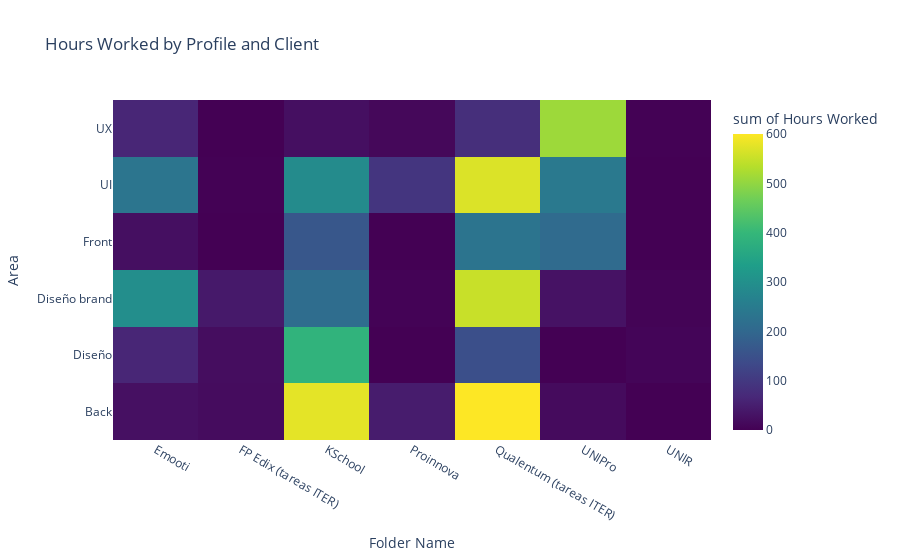

The cell this chart's notebook holds for it:
### Markdown cell above
# Mapa de calor

### Code cell
import pandas as pd
import plotly.express as px

# Carga los datos
data = pd.read_csv('./horas.csv')

# Convertir las columnas de tiempo a datetime y calcular las horas trabajadas
if 'Start' in data.columns and 'Stop' in data.columns:
    data['Start'] = pd.to_datetime(data['Start'], unit='ms', errors='coerce')
    data['Stop'] = pd.to_datetime(data['Stop'], unit='ms', errors='coerce')
    data['Hours Worked'] = (data['Stop'] - data['Start']).dt.total_seconds() / 3600
else:
    raise ValueError("Las columnas 'Start' y 'Stop' no se encuentran en el DataFrame.")

# Mapeo de usuarios a áreas
user_to_area = {
    'César García Díaz': 'Diseño brand',
    'Clara Terradillos': 'Diseño',
    'Soraya Martínez Rius': 'UX',
    'Alex Fernández': 'UI',
    'Antonio Blanco': 'Back',
    'esther': 'Front'
}

# Excluir a los usuarios no deseados y aplicar el mapeo
if 'Username' in data.columns:
    filtered_data = data[~data['Username'].isin(['Jesús Martín Mejías', 'Mery del Pozo'])]
    filtered_data['Area'] = filtered_data['Username'].map(user_to_area)
else:
    raise ValueError("La columna 'Username' no se encuentra en el DataFrame.")

# Quitar el texto "(Tareas ITER)" de los nombres de los clientes
if 'Folder Name' in filtered_data.columns:
    filtered_data['Folder Name'] = filtered_data['Folder Name'].str.replace(r"\(Tareas ITER\)", "", regex=True).str.strip()
else:
    raise ValueError("La columna 'Folder Name' no se encuentra en el DataFrame.")

# Agrupar los datos por área (perfil) y cliente
grouped_hours = filtered_data.groupby(['Area', 'Folder Name'])['Hours Worked'].sum().reset_index()

# Crear un mapa de calor
fig = px.density_heatmap(grouped_hours, x='Folder Name', y='Area', z='Hours Worked', 
                         color_continuous_scale='Viridis', title='Hours Worked by Profile and Client')

# Mostrar el gráfico
fig.show()

### Figure 1 — Plotly figure (JSON) as saved in the notebook; plotly's stock layout.template omitted (floating-point values rounded to 4 significant figures)
{"data": [{"coloraxis": "coloraxis", "histfunc": "sum", "hovertemplate": "Folder Name=%{x}<br>Area=%{y}<br>sum of Hours Worked=%{z}<extra></extra>", "name": "", "type": "histogram2d", "x": ["Emooti", "FP Edix (tareas ITER)", "KSchool", "Proinnova", "Qualentum (tareas ITER)", "UNIPro", "Emooti", "FP Edix (tareas ITER)", "KSchool", "Qualentum (tareas ITER)", "UNIR", "Emooti", "FP Edix (tareas ITER)", "KSchool", "Proinnova", "Qualentum (tareas ITER)", "UNIPro", "UNIR", "Emooti", "KSchool", "Proinnova", "Qualentum (tareas ITER)", "UNIPro", "Emooti", "FP Edix (tareas ITER)", "KSchool", "Proinnova", "Qualentum (tareas ITER)", "UNIPro", "Emooti", "KSchool", "Proinnova", "Qualentum (tareas ITER)", "UNIPro", "UNIR"], "xaxis": "x", "xbingroup": "x", "y": ["Back", "Back", "Back", "Back", "Back", "Back", "Diseño", "Diseño", "Diseño", "Diseño", "Diseño", "Diseño brand", "Diseño brand", "Diseño brand", "Diseño brand", "Diseño brand", "Diseño brand", "Diseño brand", "Front", "Front", "Front", "Front", "Front", "UI", "UI", "UI", "UI", "UI", "UI", "UX", "UX", "UX", "UX", "UX", "UX"], "yaxis": "y", "ybingroup": "y", "z": [25.39, 18.25, 577.0, 46.42, 600.2, 16.29, 63.43, 20.41, 388.6, 146.3, 6.558, 295.5, 41.25, 212.5, 3, 551.0, 28.75, 4.5, 24, 164, 0.5, 231.6, 207, 233.1, 1.334, 288.8, 93.53, 568.7, 243.2, 62.92, 23.58, 12, 80.25, 511.2, 1.5]}], "layout": {"coloraxis": {"colorbar": {"title": {"text": "sum of Hours Worked"}}, "colorscale": [[0, "#440154"], [0.1111, "#482878"], [0.2222, "#3e4989"], [0.3333, "#31688e"], [0.4444, "#26828e"], [0.5556, "#1f9e89"], [0.6667, "#35b779"], [0.7778, "#6ece58"], [0.8889, "#b5de2b"], [1, "#fde725"]]}, "legend": {"tracegroupgap": 0}, "title": {"text": "Hours Worked by Profile and Client"}, "xaxis": {"anchor": "y", "domain": [0, 1], "title": {"text": "Folder Name"}}, "yaxis": {"anchor": "x", "domain": [0, 1], "title": {"text": "Area"}}}}
